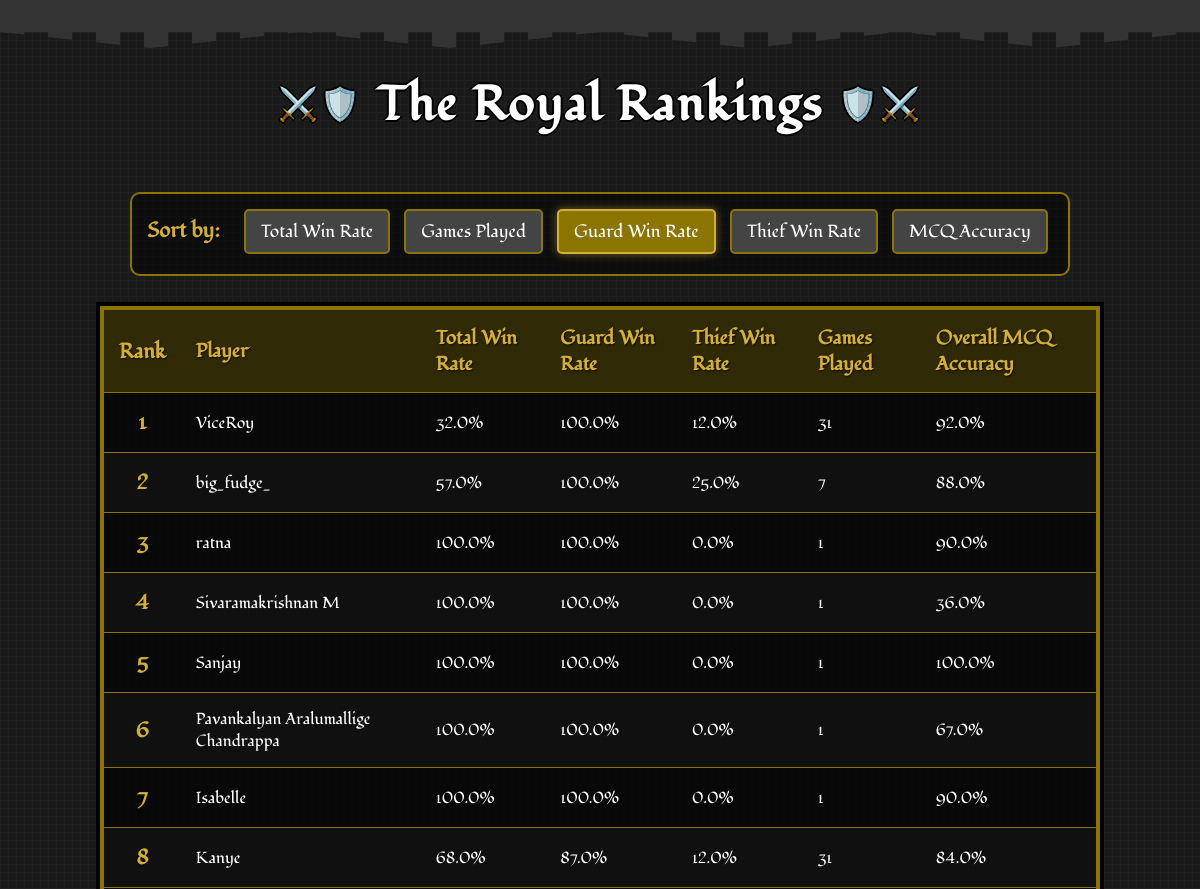
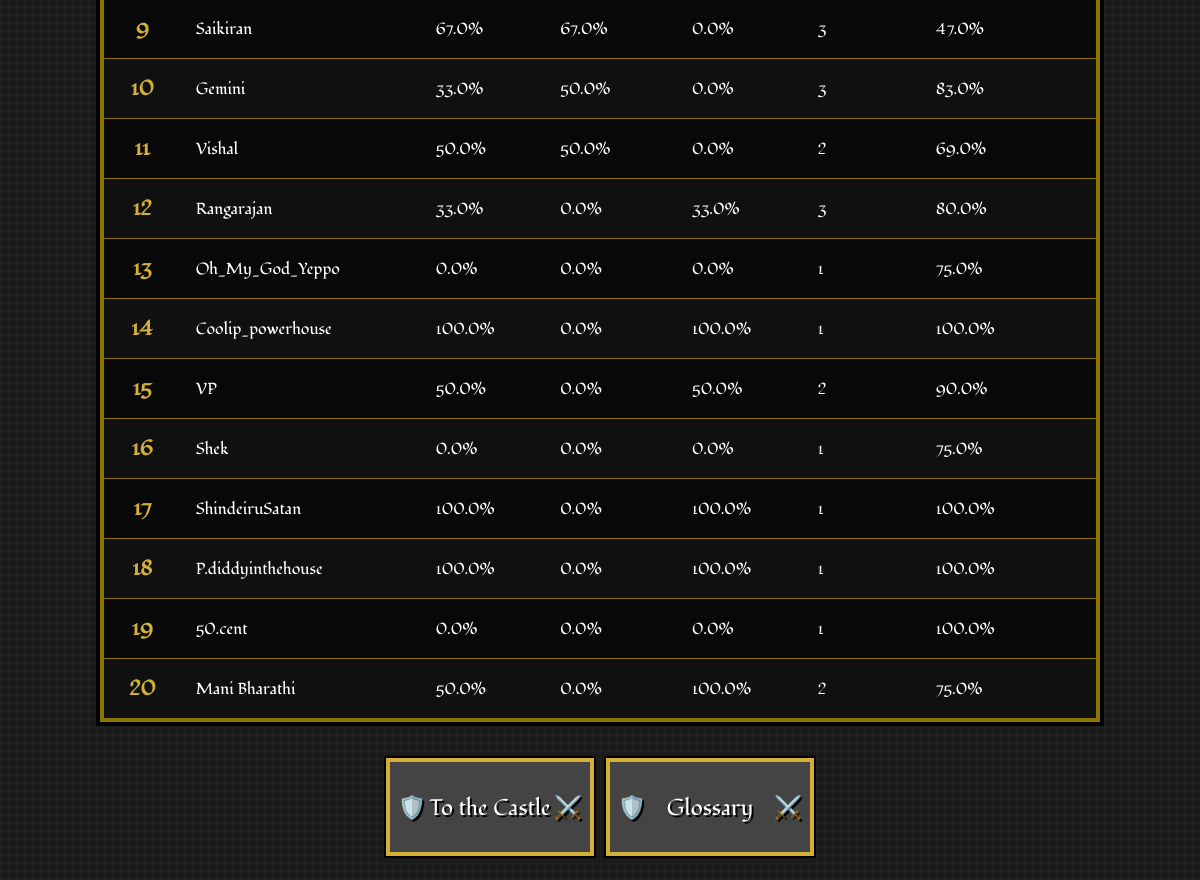
The page /leaderboard?sort_by=win_rate_as_guard on the database its author committed (2 pictures, top to bottom).
### app.py (models this page shows)
class PlayerStats(db.Model):
    id = db.Column(db.Integer, primary_key=True)
    user_id = db.Column(db.Integer, db.ForeignKey('user.id'), nullable=False)
    total_games_played = db.Column(db.Integer, default=0)
    games_played_as_guard = db.Column(db.Integer, default=0)
    games_played_as_thief = db.Column(db.Integer, default=0)
    total_games_won = db.Column(db.Integer, default=0)
    total_games_won_as_guard = db.Column(db.Integer, default=0)
    total_games_won_as_thief = db.Column(db.Integer, default=0)
    total_win_rate = db.Column(db.Float, default=0.0)
    win_rate_as_guard = db.Column(db.Float, default=0.0)
    win_rate_as_thief = db.Column(db.Float, default=0.0)
    total_answer_accuracy = db.Column(db.Float, default=0.0)
    total_questions_attempted = db.Column(db.Integer, default=0)
    total_right_answers = db.Column(db.Integer, default=0)
    game_right_answers = db.Column(db.Integer, default=0)
    game_total_questions = db.Column(db.Integer, default=0)
    answer_accuracy_in_last_game = db.Column(db.Float, default=0.0)

class User(db.Model):
    id = db.Column(db.Integer, primary_key=True)
    username = db.Column(db.String(40), unique=True, nullable=False)
    password_hash = db.Column(db.String(200), nullable=False)
    stats = db.relationship('PlayerStats', backref='user', uselist=False)

### app.py (the view)
@app.route('/leaderboard')
def leaderboard():
    sort_by = request.args.get('sort_by', 'total_win_rate')
    sort_options = {
        'games_played': PlayerStats.total_games_played,
        'total_win_rate': PlayerStats.total_win_rate,
        'win_rate_as_guard': PlayerStats.win_rate_as_guard,
        'win_rate_as_thief': PlayerStats.win_rate_as_thief,
        'mcq_accuracy': PlayerStats.total_answer_accuracy
    }
    sort_column = sort_options.get(sort_by, PlayerStats.total_win_rate)
    leaderboard_data = db.session.query(PlayerStats, User)\
        .join(User, PlayerStats.user_id == User.id)\
        .order_by(sort_column.desc())\
        .limit(20)\
        .all()
    return render_template('leaderboard.html',
                           leaderboard_data=leaderboard_data,
                           current_sort=sort_by)

### templates/leaderboard.html (shortened to what this page needs)
<!DOCTYPE html>
<html lang="en">
<head>
    <link rel="stylesheet" href="static/css/style.css">
    <link rel="stylesheet" href="static/css/leaderboard.css">
    <link rel="stylesheet" href="static/css/game-over.css">
</head>
<body>
    <div class="castle-top"></div>
    <h1>The Royal Rankings</h1>
    <div class="filters">
        <strong>Sort by:</strong>
        <a href="{{ url_for('leaderboard', sort_by='total_win_rate') }}"
           class="{{ 'active' if current_sort == 'total_win_rate' }}">Total Win Rate</a>
        <a href="{{ url_for('leaderboard', sort_by='games_played') }}"
           class="{{ 'active' if current_sort == 'games_played' }}">Games Played</a>
        <a href="{{ url_for('leaderboard', sort_by='win_rate_as_guard') }}"
           class="{{ 'active' if current_sort == 'win_rate_as_guard' }}">Guard Win Rate</a>
        <a href="{{ url_for('leaderboard', sort_by='win_rate_as_thief') }}"
           class="{{ 'active' if current_sort == 'win_rate_as_thief' }}">Thief Win Rate</a>
        <a href="{{ url_for('leaderboard', sort_by='mcq_accuracy') }}"
           class="{{ 'active' if current_sort == 'mcq_accuracy' }}">MCQ Accuracy</a>
    </div>
    <table>
        <thead>
            <tr>
                <th class="rank">Rank</th>
                <th>Player</th>
                <th>Total Win Rate</th>
                <th>Guard Win Rate</th>
                <th>Thief Win Rate</th>
                <th>Games Played</th>
                <th>Overall MCQ Accuracy</th>
            </tr>
        </thead>
        <tbody>
            {% for stats, user in leaderboard_data %}
            <tr>
                <td class="rank">{{ loop.index }}</td>
                <td>{{ user.username }}</td>
                <td>{{ stats.total_win_rate }}%</td>
                <td>{{ stats.win_rate_as_guard }}%</td>
                <td>{{ stats.win_rate_as_thief }}%</td>
                <td>{{ stats.total_games_played }}</td>
                <td>{{ stats.total_answer_accuracy }}%</td>
            </tr>
            {% else %}
            <tr>
                <td colspan="7" style="text-align: center;">No player data available yet.</td>
            </tr>
            {% endfor %}
        </tbody>
    </table>
    <div class="button-container">
        <a href="{{ url_for('home') }}"><button class="shield-btn game-over-btn">To the Castle</button></a>
        <a href="{{ url_for('glossary') }}"><button class="shield-btn game-over-btn">Glossary</button></a>
    </div>
</body>
</html>

### static/css/style.css (style rules this page uses)
body { font-family: "Fondamento", serif; background-color: #1a1a1a; background-image: linear-gradient(90deg, rgba(34,34,34,0.8) 1px, transparent 1px), linear-gradient(rgba(34,34,34,0.8) 1px, transparent 1px); background-size: 8px 8px; color: white; margin: 0; padding: 0; text-align: center; position: relative; min-height: 60vh; display: flex; flex-direction: column; justify-content: space-between; }
.castle-top { height: 32px; background-color: #333; position: relative; margin-bottom: 16px; image-rendering: pixelated; }
.castle-top::before { content: ""; position: absolute; top: 100%; left: 0; right: 0; height: 16px; background-image: repeating-linear-gradient(90deg, #333 0px, #333 24px, transparent 24px, transparent 48px); background-size: 48px 16px; clip-path: polygon( 0% 0%, 12.5% 100%, 25% 0%, 37.5% 100%, 50% 0%, 62.5% 100%, 75% 0%, 87.5% 100%, 100% 0% ); image-rendering: pixelated; }
h1 { font-family: "Fondamento", serif; text-align: center; font-size: 3rem; color: white; text-shadow: 2px 0 #000, -2px 0 #000, 0 2px #000, 0 -2px #000; margin: 24px 0; letter-spacing: 2px; position: relative; image-rendering: pixelated; }
h1::before { content: "⚔️🛡️"; font-size: 2rem; position: relative; top: -5px; margin: 0 15px; }
h1::after { content: "🛡️⚔️"; font-size: 2rem; position: relative; top: -5px; margin: 0 15px; }
button.shield-btn { font-family: "Fondamento", serif; background-color: #444; color: white; border: none; box-shadow: 0 0 0 4px #d4af37, 0 0 0 6px #000; padding: 14px 22px; margin: 10px; font-size: 1.4rem; cursor: pointer; position: relative; transition: all 0.2s steps(5); text-shadow: 2px 2px 0 #000; width: 200px; height: 90px; image-rendering: pixelated; }
button.shield-btn::before { content: "🛡️ "; position: absolute; left: 8px; top: 50%; transform: translateY(-50%); }

### static/css/leaderboard.css (style rules this page uses)
body { font-family: "Fondamento", serif; background-color: #1a1a1a; background-image: linear-gradient(90deg, rgba(34,34,34,0.8) 1px, transparent 1px), linear-gradient(rgba(34,34,34,0.8) 1px, transparent 1px); background-size: 8px 8px; color: white; margin: 0; padding: 0; text-align: center; }
h1 { font-family: "Fondamento", serif; text-align: center; font-size: 3rem; color: white; text-shadow: 2px 0 #000, -2px 0 #000, 0 2px #000, 0 -2px #000; margin: 24px 0; letter-spacing: 2px; }
.filters { text-align: center; margin: 30px auto; max-width: 1000px; background-color: rgba(0, 0, 0, 0.5); padding: 15px; border: 2px solid #8b7500; border-radius: 10px; }
.filters strong { color: #d4af37; font-size: 1.3rem; margin-right: 15px; text-shadow: 1px 1px 2px rgba(0, 0, 0, 0.7); }
.filters a { font-family: "Fondamento", serif; text-decoration: none; padding: 8px 15px; margin: 0 5px; border-radius: 5px; background-color: #444; color: white; border: 2px solid #8b7500; transition: all 0.2s; font-size: 1.1rem; display: inline-block; margin-bottom: 5px; }
.filters a.active { background-color: #8b7500; color: white; border-color: #d4af37; box-shadow: 0 0 10px rgba(212, 175, 55, 0.5); }
table { width: 100%; max-width: 1000px; margin: 0 auto; border-collapse: collapse; background-color: rgba(0, 0, 0, 0.7); border: 4px solid #8b7500; box-shadow: 0 0 0 4px #000; }
th, td { padding: 15px; text-align: left; border-bottom: 1px solid #8b7500; }
thead th { background-color: rgba(139, 117, 0, 0.3); color: #d4af37; font-weight: bold; text-shadow: 1px 1px 2px rgba(0, 0, 0, 0.7); font-size: 1.2rem; }
tbody tr:nth-child(even) { background-color: rgba(34, 34, 34, 0.3); }
.rank { font-weight: bold; text-align: center; color: #d4af37; font-size: 1.3rem; }
.button-container { display: flex; justify-content: center; margin: 30px auto; }
.shield-btn { font-family: "Fondamento", serif; background-color: #444; color: white; border: none; box-shadow: 0 0 0 4px #d4af37, 0 0 0 6px #000; padding: 14px 22px; margin: 10px; font-size: 1.4rem; cursor: pointer; position: relative; transition: all 0.2s steps(5); text-shadow: 2px 2px 0 #000; }

### static/css/game-over.css (style rules this page uses)
button.game-over-btn::after { content: "⚔️"; position: absolute; right: 8px; top: 50%; transform: translateY(-50%); }

### rows shown on the page
PlayerStats: username "ViceRoy", total_win_rate "32.0", win_rate_as_guard "100.0", win_rate_as_thief "12.0", total_games_played "31", total_answer_accuracy "92.0"
PlayerStats: username "big_fudge_", total_win_rate "57.0", win_rate_as_guard "100.0", win_rate_as_thief "25.0", total_games_played "7", total_answer_accuracy "88.0"
PlayerStats: username "ratna", total_win_rate "100.0", win_rate_as_guard "100.0", win_rate_as_thief "0.0", total_games_played "1", total_answer_accuracy "90.0"
PlayerStats: username "Sivaramakrishnan M", total_win_rate "100.0", win_rate_as_guard "100.0", win_rate_as_thief "0.0", total_games_played "1", total_answer_accuracy "36.0"
PlayerStats: username "Sanjay", total_win_rate "100.0", win_rate_as_guard "100.0", win_rate_as_thief "0.0", total_games_played "1", total_answer_accuracy "100.0"
PlayerStats: username "Pavankalyan Aralumallige Chandrappa", total_win_rate "100.0", win_rate_as_guard "100.0", win_rate_as_thief "0.0", total_games_played "1", total_answer_accuracy "67.0"
PlayerStats: username "Isabelle", total_win_rate "100.0", win_rate_as_guard "100.0", win_rate_as_thief "0.0", total_games_played "1", total_answer_accuracy "90.0"
PlayerStats: username "Kanye", total_win_rate "68.0", win_rate_as_guard "87.0", win_rate_as_thief "12.0", total_games_played "31", total_answer_accuracy "84.0"
PlayerStats: username "Saikiran", total_win_rate "67.0", win_rate_as_guard "67.0", win_rate_as_thief "0.0", total_games_played "3", total_answer_accuracy "47.0"
PlayerStats: username "Gemini", total_win_rate "33.0", win_rate_as_guard "50.0", win_rate_as_thief "0.0", total_games_played "3", total_answer_accuracy "83.0"
PlayerStats: username "Vishal", total_win_rate "50.0", win_rate_as_guard "50.0", win_rate_as_thief "0.0", total_games_played "2", total_answer_accuracy "69.0"
PlayerStats: username "Rangarajan", total_win_rate "33.0", win_rate_as_guard "0.0", win_rate_as_thief "33.0", total_games_played "3", total_answer_accuracy "80.0"
PlayerStats: username "Oh_My_God_Yeppo", total_win_rate "0.0", win_rate_as_guard "0.0", win_rate_as_thief "0.0", total_games_played "1", total_answer_accuracy "75.0"
PlayerStats: username "Coolip_powerhouse", total_win_rate "100.0", win_rate_as_guard "0.0", win_rate_as_thief "100.0", total_games_played "1", total_answer_accuracy "100.0"
PlayerStats: username "VP", total_win_rate "50.0", win_rate_as_guard "0.0", win_rate_as_thief "50.0", total_games_played "2", total_answer_accuracy "90.0"
PlayerStats: username "Shek", total_win_rate "0.0", win_rate_as_guard "0.0", win_rate_as_thief "0.0", total_games_played "1", total_answer_accuracy "75.0"
PlayerStats: username "ShindeiruSatan", total_win_rate "100.0", win_rate_as_guard "0.0", win_rate_as_thief "100.0", total_games_played "1", total_answer_accuracy "100.0"
PlayerStats: username "P.diddyinthehouse", total_win_rate "100.0", win_rate_as_guard "0.0", win_rate_as_thief "100.0", total_games_played "1", total_answer_accuracy "100.0"
PlayerStats: username "50.cent", total_win_rate "0.0", win_rate_as_guard "0.0", win_rate_as_thief "0.0", total_games_played "1", total_answer_accuracy "100.0"
PlayerStats: username "Mani Bharathi", total_win_rate "50.0", win_rate_as_guard "0.0", win_rate_as_thief "100.0", total_games_played "2", total_answer_accuracy "75.0"
